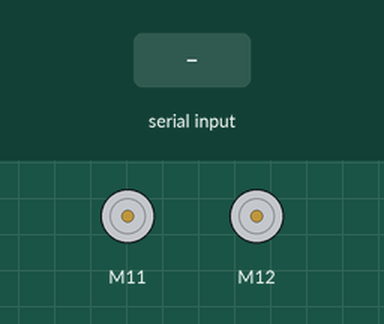
Simulated run of this sketch. Board: Arduino Uno, built with avr-gcc and run on an emulated ATmega328P. Parts: 2 × DC motor (green arrow = forward, orange = backward, longer = faster). The inputs (shaded band) are chosen by the test bench. What the sketch prints to the serial monitor is not drawn.

Above: at 1.2 s.
1.3 s: "F" received over Serial
At 2.3 s:
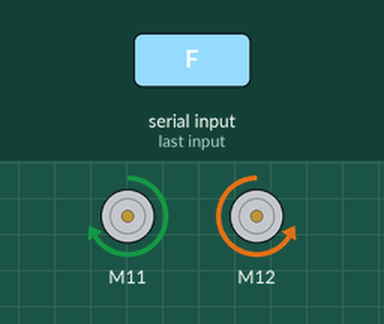
2.8 s: "B" received over Serial
At 3.5 s:
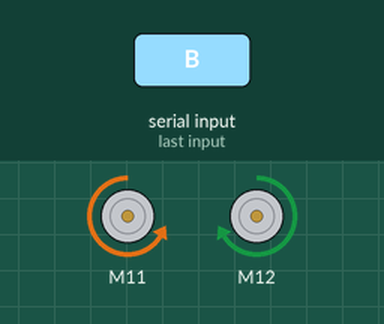
4.3 s: "M" received over Serial
At 4.6 s:
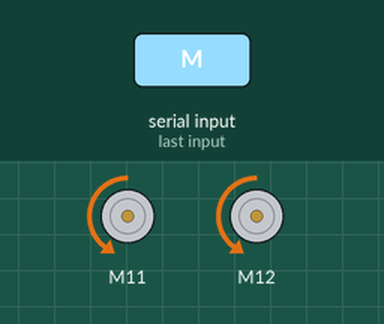
5.8 s: "N" received over Serial
At 7.0 s:
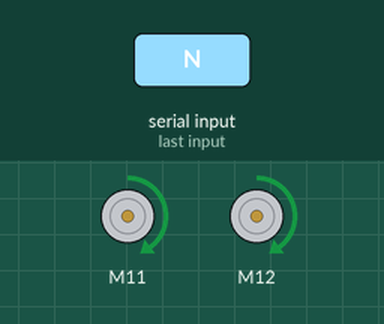
7.3 s: "S" received over Serial
At 8.1 s:
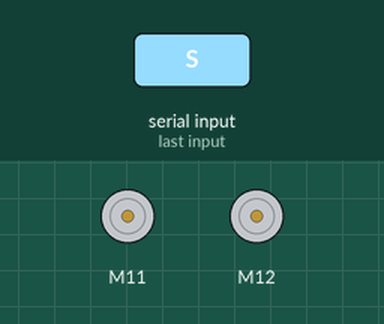
Timing chart, 0 to 9.8 s (numbered marks = the images above; inputs shaded):
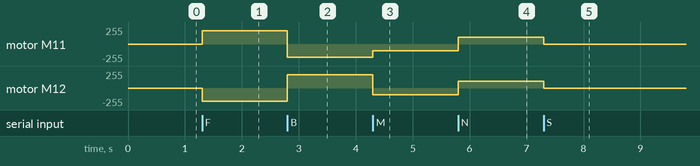

The sketch:

tez2.ino
```cpp
#include "MeAuriga.h"
#include <SoftwareSerial.h>

int d=10;
char btdata;


MeEncoderOnBoard Encoder_1(SLOT1);
MeEncoderOnBoard Encoder_2(SLOT2);

void isr_process_encoder1(void)
{
  if(digitalRead(Encoder_1.getPortB()) == 0)
  {
    Encoder_1.pulsePosMinus();
  }
  else
  {
    Encoder_1.pulsePosPlus();;
  }
}

void isr_process_encoder2(void)
{
  if(digitalRead(Encoder_2.getPortB()) == 0)
  {
    Encoder_2.pulsePosMinus();
  }
  else
  {
    Encoder_2.pulsePosPlus();
  }
}

void setup()
{
  attachInterrupt(Encoder_1.getIntNum(), isr_process_encoder1, RISING);
  attachInterrupt(Encoder_2.getIntNum(), isr_process_encoder2, RISING);
  Serial.begin(115200);
  Serial.print("bluetooth başlatılıyor");

  TCCR1A = _BV(WGM10);
  TCCR1B = _BV(CS11) | _BV(WGM12);

  TCCR2A = _BV(WGM21) | _BV(WGM20);
  TCCR2B = _BV(CS21);

}

void loop()
{

  if(Serial.available())
  {
   btdata = Serial.read();

   if (btdata == 'F') {
    Encoder_1.setTarPWM(200);
    Encoder_2.setTarPWM(-200);

   }
   else if (btdata == 'B') {
    Encoder_1.setTarPWM(-200);
    Encoder_2.setTarPWM(200);

   }
   else if (btdata == 'M') {
    Encoder_1.setTarPWM(-100);
    Encoder_2.setTarPWM(-100);

   }
   else if (btdata == 'N') {
    Encoder_1.setTarPWM(100);
    Encoder_2.setTarPWM(100);
   }
   else if (btdata=='S'){
    Encoder_1.setTarPWM(0);
    Encoder_2.setTarPWM(0);
   }
  }
  Encoder_1.loop();
  Encoder_2.loop();
}
```

Measured:
- after the input at 1.3 s, motor M11: stopped → forward 200/255 at once; motor M12: stopped → backward 200/255 at once
- after the input at 2.8 s, motor M11: forward 200/255 → backward 200/255 at once; motor M12: backward 200/255 → forward 200/255 at once
- after the input at 4.3 s, motor M11: backward 200/255 → backward 100/255 at once; motor M12: forward 200/255 → backward 100/255 at once
- after the input at 5.8 s, motor M11, motor M12: backward 100/255 → forward 100/255 at once
- after the input at 7.3 s, motor M11, motor M12: forward 100/255 → stopped at once
